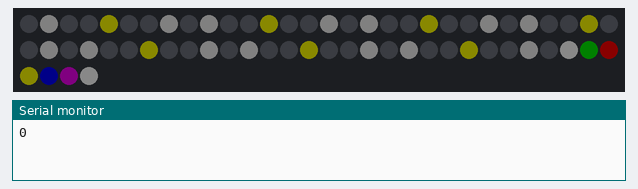
A sketch run on a simulated Arduino Uno, built with avr-gcc and run on an emulated ATmega328P. On the bench: 64 RGB LEDs in strip order, left to right, continuing on the next row, the last lines printed to the serial monitor. Dim RGB values are drawn brighter than linear.

Above: at 0.7 s.
At 6.4 s:
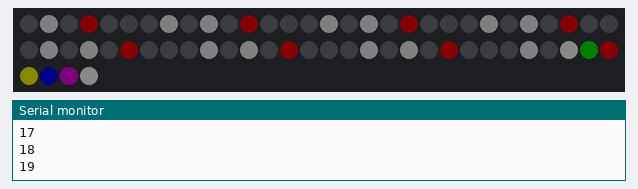
At 8.3 s:
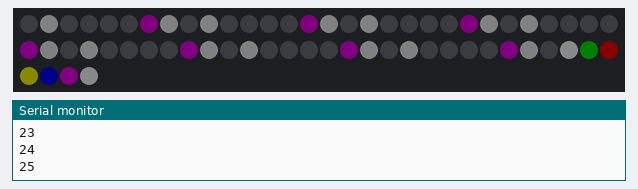
At 24.4 s:
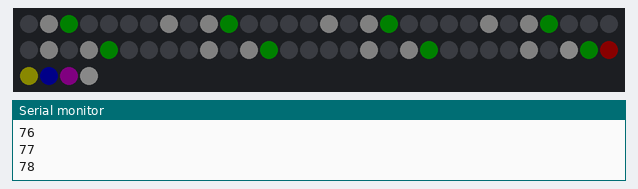
At 29.0 s:
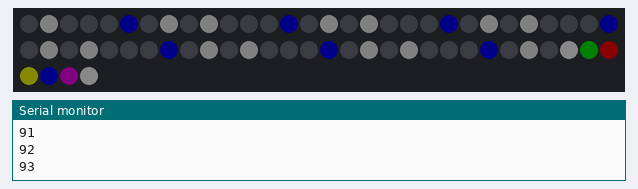

The sketch:

LED_Matrix.ino
```cpp
#include <FastLED.h>

#define NUM_LEDS 64
#define DATA_PIN 5
#define CLOCK_PIN 13

CRGB leds[NUM_LEDS];

typedef struct task
{
  int state;
  unsigned long period;
  unsigned long elapsedTime;
  int (*TickFct)(int);
} task;

 void fillCol(CRGB color, int c) {
  for (int i = 0; i < 7; ++i) {
    leds[(8*i)+c] = color;
  }
 }

 void initial_buttons(){
    leds[(8*7)+1] = CRGB::White;
    leds[(8*7)+2] = CRGB::Green;
    leds[(8*7)+3] = CRGB::Red;
    leds[(8*7)+4] = CRGB::Yellow;
    leds[(8*7)+5] = CRGB::Blue;
    leds[(8*7)+6] = CRGB::Purple;
    leds[(8*7)+7] = CRGB::White;
 }

  void clear_buttons(){
    leds[(8*6)+2] = CRGB::Black;
    leds[(8*6)+3] = CRGB::Black;
    leds[(8*6)+4] = CRGB::Black;
    leds[(8*6)+5] = CRGB::Black;
    leds[(8*6)+6] = CRGB::Black;
 }

 void green() {
    fillCol(CRGB::Green, 2);
    FastLED.show();
 }
 void red() {
    fillCol(CRGB::Red, 3);
    FastLED.show();
 }
 void yellow() {
    fillCol(CRGB::Yellow, 4);
    FastLED.show();
 }
 void blue() {
    fillCol(CRGB::Blue, 5);
    FastLED.show();
 }

 void pink() {
    fillCol(CRGB::Purple, 6);
    FastLED.show();
 }

  void black(int i) {
    fillCol(CRGB::Black, i);
    FastLED.show();
 }

/*

              leds[(8*r)+2] = CRGB::Green;
              leds[(8*r)+3] = CRGB::Red;
              leds[(8*r)+4] = CRGB::Yellow;
              leds[(8*r)+5] = CRGB::Blue;
              leds[(8*r)+6] = CRGB::Purple;

              // Show the leds (only one of which is set to white, from above)
              FastLED.show();

              // Turn our current led back to black for the next loop around
              leds[(8*r)+3] = CRGB::Black;
              leds[(8*r)+2] = CRGB::Black;
              leds[(8*r)+4] = CRGB::Black;
              leds[(8*r)+5] = CRGB::Black;
              leds[(8*r)+6] = CRGB::Black;

*/

 // int arr = [3, 0, 3, 3, ]

  unsigned char t = 0;
  enum States_R{Init, Song1};
  int LED_Matrix(int state) {
    switch(state) {
      case Init:
          state = Song1;
          // fillCol(CRGB::Gray, 0);
          fillCol(CRGB::Gray, 1);
          fillCol(CRGB::Gray, 7);
          break;
      case Song1: // My Heart Will Go On - Celine Dion
          initial_buttons();

          /// 2:28 VVV
          if (t < 3) {
               yellow();
          }
          else if (t < 4) {
               black(4);
          }
          else if (t < 5) {
               yellow();
          }
          else if (t < 7) {
               black(4);
               red();
          }
          else if (t < 9) {
               black(3);
               yellow();
          }
          else if (t < 11) {
               black(4);
               green();
          }
          else if (t < 13) {
               black(2);
               red();
          }
          else if (t < 15) {
               black(3);
          }
          else if (t < 17) {
               red();
          }
          else if (t < 19) {
               black(3);
               green();
          }
          else if (t < 23) {
               black(2);
               red();
          }
          else if (t < 25) {
               black(3);
               blue();
          }
          else if (t < 29) {
               black(5);
               pink();
          }
          else if (t < 32) {
               black(6);
               blue();
          }
          //// 2:37 vvvv
          else if (t < 34) { // 2
               black(5);
               yellow();
          }
          else if (t < 35) { // 1
               black(4);
          }
          else if (t < 36) { // 1
               red();
          }
          else if (t < 38) { // 2
               black(3);
               yellow();
          }
          else if (t < 40) { // 2
               black(4);
               red();
          }
          else if (t < 42) { // 2
               black(3);
               green();
          }
          else if (t < 44) { // 2
               black(2);
               red();
          }
          //// 2:41 + vvvv
          else if (t < 46) { // 2
               black(3);
          }
          else if (t < 48) {// 2
               red();
          }
          else if (t < 50) {// 2
               black(3);
               green();
          }
          else if (t < 52) {// 4
               black(2);
               red();
          }
          else if (t < 55) {// 2
               black(3);
               blue();
          }
          else if (t < 59) {// 4
               black(5);
               pink();
          }
          else if (t < 62) {// 3
               black(6);
               blue();
          }
          ///// 2:47 vvv
          else if (t < 64) { // 2
               black(5);
               yellow();
          }
          else if (t < 65) { // 1
               black(4);
          }
          else if (t < 66) { // 1
               red();
          }
          else if (t < 68) { // 2
               black(3);
               yellow();
          }
          else if (t < 70) { // 2
               black(4);
               red();
          }
          else if (t < 72) { // 2
               black(3);
               green();
          }
          else if (t < 74 ) { // 2
               black(2);
               red();
          }
          else if (t < 76) { // 2
               black(3);
          }
          else if (t < 78) { // 2
               red();
          }
          //// 2:51 VVVV
          else if (t < 85) { // 8
               black(3);
               green();
          }
          else if (t < 89) { //
               black(2);
               red();
          }
          else if (t < 93) { //
               black(3);
               yellow();
          }
          else if (t < 101) { // 8
               black(4);
               blue();
          }
          else if (t < 105) { // 4
               black(5);
               pink();
          }
          else if (t < 107) { // 2
               black(6);
               green();
          }
          else if (t < 111) { // 4
               black(2);
               pink();
          }
          else if (t < 113) { // 2
               black(6);
               blue();
          }
          else if (t < 115) { // 2
               black(5);
               yellow();
          }
          else if (t < 119) { // 4
               black(4);
               red();
          }
          else if (t < 121) { // 2
               black(3);
               yellow();
          }
          else if (t < 123) { // 2
               black(4);
               blue();
          }
          else if (t < 127) { // 4
               black(5);
               yellow();
          }
          else if (t < 129) { // 2
               black(4);
               blue();
          }
          else if (t < 131) { // 2
               black(5);
               yellow();
          }
          else if (t < 133) { // 2
               black(4);
               red();
          }
          else if (t < 137) { // 4
               black(3);
               yellow();
          }
          else if (t < 139) { // 2
               black(4);
               red();
          }
          else if (t < 145) { // 6
               black(3);
               green();
          }
          else if (t < 151) { // 6
               black(2);
               red();
          }
          /// 3:14 vv
          else if (t < 159) { // 8
               black(3);
               blue();
          }
          else if (t < 166) { // 8
               black(5);
               pink();
          }
          else if (t < 168) { // 2
               black(6);
               green();
          }
          else if (t < 171) { // 4
               black(2);
               pink();
          }
          else if (t < 173) { // 2
               black(6);
               blue();
          }
          else if (t < 175) { // 2
               black(5);
               yellow();
          }
          else if (t < 179) { // 4 888888
               black(4);
               red();
          }
          else if (t < 181) { // 2
               black(3);
               yellow();
          }
          else if (t < 183) { // 2
               black(4);
               blue();
          }
          else if (t < 187) { // 4
               black(5);
               yellow();
          }
          else if (t < 189) { // 2
               black(4);
               blue();
          }
          else if (t < 191) { // 2
               black(5);
               yellow();
          }
          else if (t < 193) { // 2
               black(4);
               red();
          }
          else if (t < 197) { // 4
               black(3);
               yellow();
          }
          else if (t < 199) { // 2
               black(4);
               red();
          }
          else if (t < 205) { // 6
               black(3);
               green();
          }
          else if (t < 211) { // 6
               black(2);
               red();
          }
          else if (t < 217) { // 6
               black(3);
               yellow();
          }
          else {
            black(4);
          }


        Serial.println(t);

              ++t;


          state = Song1;
    }
    return state;
  }

const unsigned short tasksNum = 1;
task tasks[tasksNum];

void setup() {
      FastLED.addLeds<WS2811, DATA_PIN, GRB>(leds, NUM_LEDS);
      FastLED.setBrightness(10);
      Serial.begin(9600);

      unsigned char n = 0;
      tasks[n].state = Init;
      tasks[n].period = 250;
      tasks[n].elapsedTime = 0;
      tasks[n].TickFct = &LED_Matrix;
//      ++n;
//      tasks[n].state = Init_G;
//      tasks[n].period = 500;
//      tasks[n].elapsedTime = 0;
//      tasks[n].TickFct = &Green_Button;
}

void loop() {
    unsigned char i;
    for (i = 0; i < tasksNum; ++i)
    {
      if ((millis() - tasks[i].elapsedTime) >= tasks[i].period)
      {
        tasks[i].state = tasks[i].TickFct(tasks[i].state);
        tasks[i].elapsedTime = millis(); // Last time this task was ran
      }
    }
    delay(100);
}
```

Measured:
- what the display in image 1 shows lasts 1.2 s, from 6.4 s to 7.6 s
- what the display in image 3 shows lasts 2.1 s, from 24.4 s to 26.5 s
- what the display in image 4 shows lasts 2.4 s, from 29.0 s to 31.4 s
